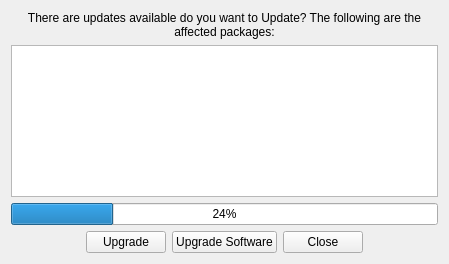
<?xml version="1.0" encoding="UTF-8"?>
<ui version="4.0">
 <class>Widget</class>
 <widget class="QWidget" name="Widget">
  <property name="geometry">
   <rect>
    <x>0</x>
    <y>0</y>
    <width>449</width>
    <height>264</height>
   </rect>
  </property>
  <property name="windowTitle">
   <string>Update Notifier</string>
  </property>
  <layout class="QVBoxLayout" name="verticalLayout_2">
   <item>
    <layout class="QVBoxLayout" name="verticalLayout">
     <item>
      <widget class="QLabel" name="label">
       <property name="text">
        <string>There are updates available do you want to Update? The following are the affected packages:</string>
       </property>
       <property name="alignment">
        <set>Qt::AlignCenter</set>
       </property>
       <property name="wordWrap">
        <bool>true</bool>
       </property>
      </widget>
     </item>
     <item>
      <widget class="QTreeView" name="treeView"/>
     </item>
     <item>
      <widget class="QProgressBar" name="progressBar">
       <property name="value">
        <number>24</number>
       </property>
      </widget>
     </item>
     <item>
      <spacer name="verticalSpacer">
       <property name="orientation">
        <enum>Qt::Vertical</enum>
       </property>
       <property name="sizeHint" stdset="0">
        <size>
         <width>20</width>
         <height>40</height>
        </size>
       </property>
      </spacer>
     </item>
     <item>
      <layout class="QHBoxLayout" name="horizontalLayout_3">
       <item>
        <spacer name="horizontalSpacer">
         <property name="orientation">
          <enum>Qt::Horizontal</enum>
         </property>
         <property name="sizeHint" stdset="0">
          <size>
           <width>40</width>
           <height>20</height>
          </size>
         </property>
        </spacer>
       </item>
       <item>
        <widget class="QPushButton" name="upgradeBtn">
         <property name="text">
          <string>Upgrade</string>
         </property>
        </widget>
       </item>
       <item>
        <widget class="QPushButton" name="upgrade_swBtn">
         <property name="text">
          <string>Upgrade Software</string>
         </property>
        </widget>
       </item>
       <item>
        <widget class="QPushButton" name="closeBtn">
         <property name="text">
          <string>Close</string>
         </property>
        </widget>
       </item>
       <item>
        <spacer name="horizontalSpacer_2">
         <property name="orientation">
          <enum>Qt::Horizontal</enum>
         </property>
         <property name="sizeHint" stdset="0">
          <size>
           <width>40</width>
           <height>20</height>
          </size>
         </property>
        </spacer>
       </item>
      </layout>
     </item>
    </layout>
   </item>
  </layout>
 </widget>
 <resources/>
 <connections/>
</ui>
